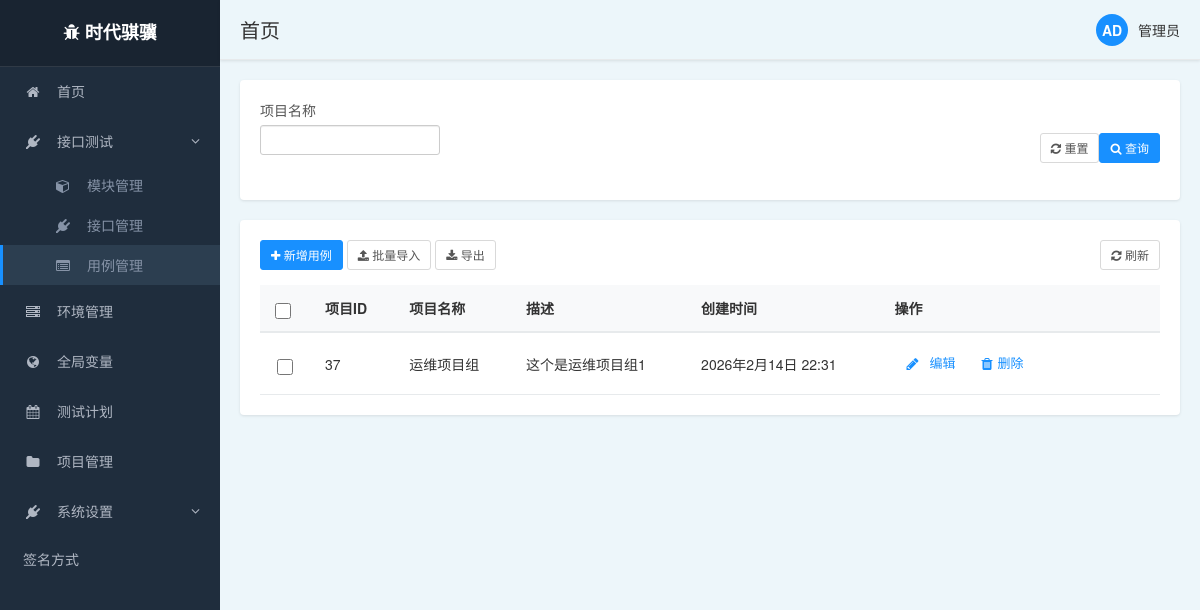
/front/project/list/, run on an earlier commit of the app's database.
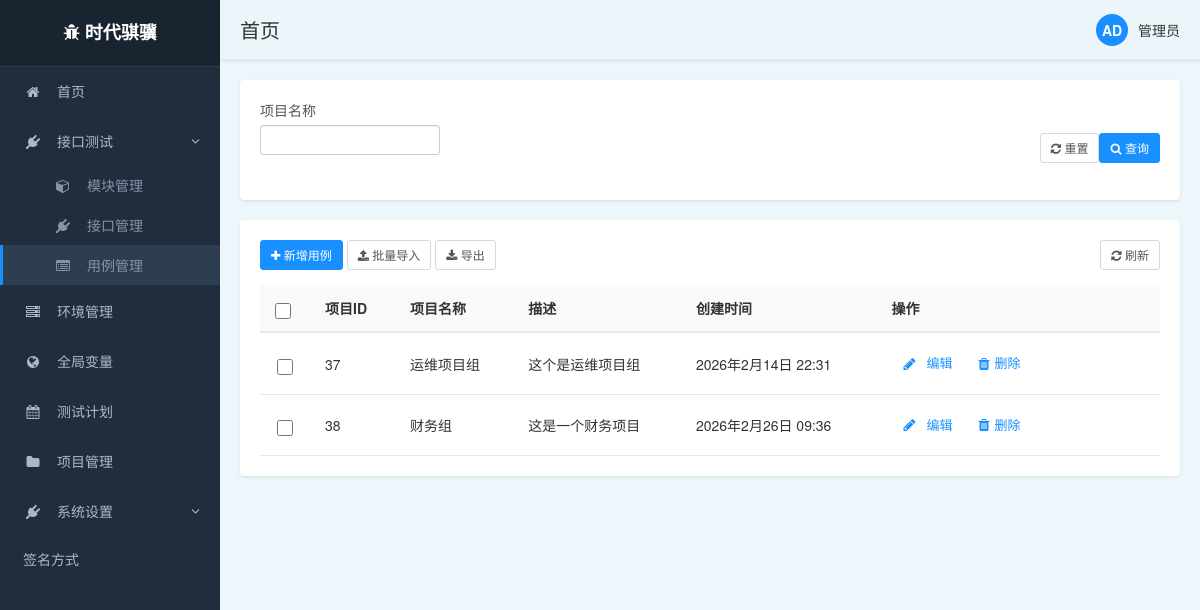
And on a later commit of the database.
### front/models.py (models this page shows, shortened)
class project(models.Model):
    prj_id = models.AutoField(primary_key=True, null=False)
    prj_name = models.CharField(max_length=50)
    description = models.CharField(max_length=100)
    created_time = models.DateTimeField(auto_now_add=True)
    class Meta:
        db_table = 'project'  # 明确指定表名
        verbose_name = '项目表'

### front/views.py (the view)
# urls.py: path('project/list/', views.project_list,name='project_list'),
def project_list(request):
    if request.method == 'GET':
        data_dic = {}
        search_data = request.GET.get('q', '')
        if search_data:
            data_dic["mobile__contains"] = search_data
        querylist = models.project.objects.filter(**data_dic)
        return render(request, 'project/project_list.html', {"querylist": querylist})
    form = forms.projectModelForm(request.POST)
    if form.is_valid():
        form.save()
        return redirect('/front/project/list')

### templates/project/project_list.html (shortened to what this page needs)
{% extends "../base1.html" %}
{% block body %}
        <div class="filter-panel">
            <div class="filter-row">
                <div class="filter-item">
                    <label for="project">项目名称</label>
                    <input id="project" class="form-control input-sm">
                </div>
        </div>
            <div class="filter-actions">
                <button type="button" class="btn btn-default btn-sm btn-outline">
                    <i class="fa fa-refresh"></i> 重置
                </button>
                <button type="button" class="btn btn-primary btn-sm">
                    <i class="fa fa-search"></i> 查询
                </button>
            </div>
            </div>
        <div class="main-panel">
            <div class="table-actions">
            <div>
                <button type="button" class="btn btn-primary btn-sm" data-toggle="modal" data-target="#addItemModal">
                    <i class="fa fa-plus"></i> 新增用例
                </button>
                <button type="button" class="btn btn-default btn-sm btn-outline">
                    <i class="fa fa-upload"></i> 批量导入
                </button>
                <button type="button" class="btn btn-default btn-sm btn-outline">
                    <i class="fa fa-download"></i> 导出
                </button>
            </div>
            <div>
                <button type="button" class="btn btn-default btn-sm btn-outline">
                    <i class="fa fa-refresh"></i> 刷新
                </button>
            </div>
        </div>
            <div class="table-responsive">
            <table class="data-table">
                <thead>
                <tr>
                    <th class="select-column">
                        <input type="checkbox" id="select-all" class="select-checkbox">
                    </th>
                    <th>项目ID</th>
                    <th>项目名称</th>
                    <th>描述</th>
                    <th>创建时间</th>
                    <th>操作</th>
                </tr>
                </thead>
                <tbody>
                {% for project in querylist %}
                    <tr>
                        <td class="select-column">
                            <input type="checkbox" class="select-checkbox case-select" data-id="{{ project.prj_id }}">
                        </td>
                        <td>{{ project.prj_id }}</td>
                        <td>{{ project.prj_name }}</td>
                        <td>{{ project.description }}</td>
                        <td>{{ project.created_time }}</td>
                        <td>
                            <div class="action-box">
                               <div class="action-item">
                                   <i class="fa fa-pencil action-icon"></i>
                                   <button class="action-text" style="color: inherit; border: none;
                                   outline: none;background: transparent;" onclick="bindBtnEditEvent({{ project.prj_id }})">编辑</button>
                               </div>
                                <div class="action-item">
                                    <i class="fa fa-trash action-icon"></i>
                                    <a class="action-text" style="color: inherit;" href="/front/project/delete/{{ project.prj_id }}/">删除</a>
                                </div>
                            </div>
                        </td>
                    </tr>
                {% endfor %}
                </tbody>
            </table>
            </div>
{% endblock %}

What changed in the data, as far as the page shows it:
changed project "运维项目组": description "这个是运维项目组1" → "这个是运维项目组"
added project: prj_id "38", prj_name "财务组", description "这是一个财务项目", created_time "2026年2月26日 09:36"
